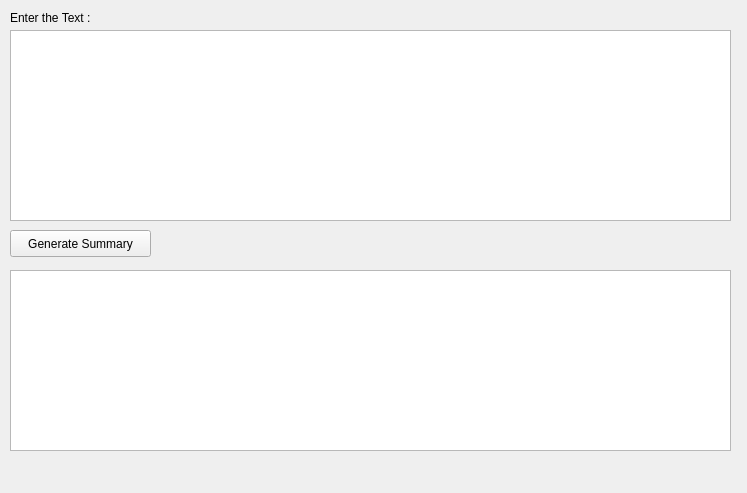
<?xml version="1.0" encoding="UTF-8"?>
<ui version="4.0">
 <class>Form</class>
 <widget class="QWidget" name="Form">
  <property name="geometry">
   <rect>
    <x>0</x>
    <y>0</y>
    <width>747</width>
    <height>493</height>
   </rect>
  </property>
  <property name="windowTitle">
   <string>Text Summarizer</string>
  </property>
  <widget class="QLabel" name="label">
   <property name="geometry">
    <rect>
     <x>10</x>
     <y>10</y>
     <width>121</width>
     <height>16</height>
    </rect>
   </property>
   <property name="text">
    <string>Enter the Text :</string>
   </property>
  </widget>
  <widget class="QPushButton" name="generate">
   <property name="geometry">
    <rect>
     <x>10</x>
     <y>230</y>
     <width>141</width>
     <height>27</height>
    </rect>
   </property>
   <property name="text">
    <string>Generate Summary</string>
   </property>
  </widget>
  <widget class="QTextEdit" name="text_input">
   <property name="geometry">
    <rect>
     <x>10</x>
     <y>30</y>
     <width>721</width>
     <height>191</height>
    </rect>
   </property>
   <property name="readOnly">
    <bool>false</bool>
   </property>
  </widget>
  <widget class="QTextEdit" name="textOut">
   <property name="geometry">
    <rect>
     <x>10</x>
     <y>270</y>
     <width>721</width>
     <height>181</height>
    </rect>
   </property>
   <property name="readOnly">
    <bool>true</bool>
   </property>
  </widget>
 </widget>
 <resources/>
 <connections/>
</ui>
